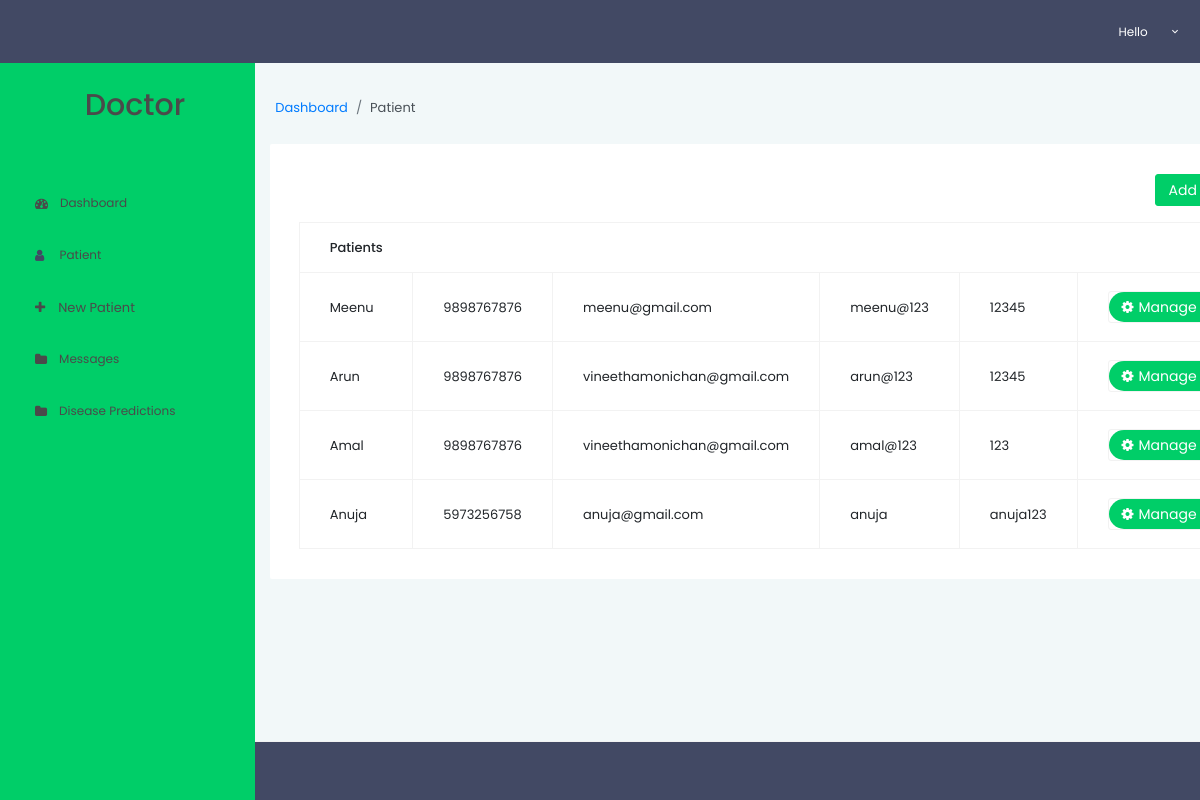
The page /view_patient/ (signed in) on the database its author committed.
### park_app/models.py (models this page shows)
class Patient_details_new(models.Model):
    doctor_name = models.ForeignKey(Register_details, on_delete=models.CASCADE, related_name="patient_register_doctor")
    patient_name=models.CharField(max_length=200)
    address=models.TextField(max_length=500)
    email=models.EmailField(max_length=200)
    age=models.CharField(max_length=200)
    mobile=models.CharField(max_length=200)
    username=models.CharField(max_length=200)
    password=models.CharField(max_length=200)
    dt=models.DateField(auto_now_add=True)
    tm=models.TimeField(auto_now_add=True)
    status=models.CharField(max_length=200)

### park_app/views.py (the view)
# urls.py: path('view_patient/',views.view_patient),
def view_patient(request):
    d_id = request.session['d_id']
    doc = Register_details.objects.get(id=d_id)
    data = Patient_details_new.objects.filter(doctor_name=doc)
    return render(request, "view_patient.html", {"data": data})

### park_app/templates/view_patient.html (shortened to what this page needs)
{% extends 'layout.html' %}
{% load static %}
          {% block content %}
      <div class="main-panel">
        <div class="content-wrapper">
          <div class="row">
            <div class="row">
            <nav aria-label="breadcrumb">
                    <ol class="breadcrumb">
                        <li class="breadcrumb-item"><a href="/dashboard/">Dashboard</a></li>
                        <li class="breadcrumb-item active" aria-current="page">Patient </li>
                    </ol>
                </nav>
            <div class="col-lg-12 grid-margin">
              <div class="card">
                <div class="card-body">
                 <h4 class="card-title"><a href="/add_patient/" class="btn btn-sm btn-success mb-3 float-right">Add New +</a></h4>
                  <div class="table-responsive">
                    <table class="table table-bordered">
                      <thead>
                        <tr>
                          <th>
                            Patients
                          </th>
                        </tr>
                      </thead>
                      <tbody>
  {% for i in data  %}
                        <tr>
                            <td>
                           {{i.patient_name}}
                          </td>
                            <td>
                           {{i.mobile}}
                          </td>
                                                      <td>
                           {{i.email}}
                          </td>
                                                      <td>
                           {{i.username}}
                          </td>
                                                      <td>
                           {{i.password}}
                          </td>
                          <td>
                            <div class="btn-group dropdown">
                              <button type="button" class="btn btn-success dropdown-toggle btn-rounded btn-sm" data-toggle="dropdown" aria-haspopup="true" aria-expanded="false">
                               <i class="fa fa-cog "></i>Manage
                              </button>
                            </div>
                          </td>
                        </tr>
                        {% endfor %}
                      </tbody>
                    </table>
                  </div>
                </div>
              </div>
            </div>
          </div>
        </div>
      </div>
        {% endblock content %}

### rows shown on the page
Patient_details_new: patient_name "Meenu", mobile "9898767876", email "meenu@gmail.com", username "meenu@123", password "12345"
Patient_details_new: patient_name "Arun", mobile "9898767876", email "vineethamonichan@gmail.com", username "arun@123", password "12345"
Patient_details_new: patient_name "Amal", mobile "9898767876", email "vineethamonichan@gmail.com", username "amal@123", password "123"
Patient_details_new: patient_name "Anuja", mobile "5973256758", email "anuja@gmail.com", username "anuja", password "anuja123"
